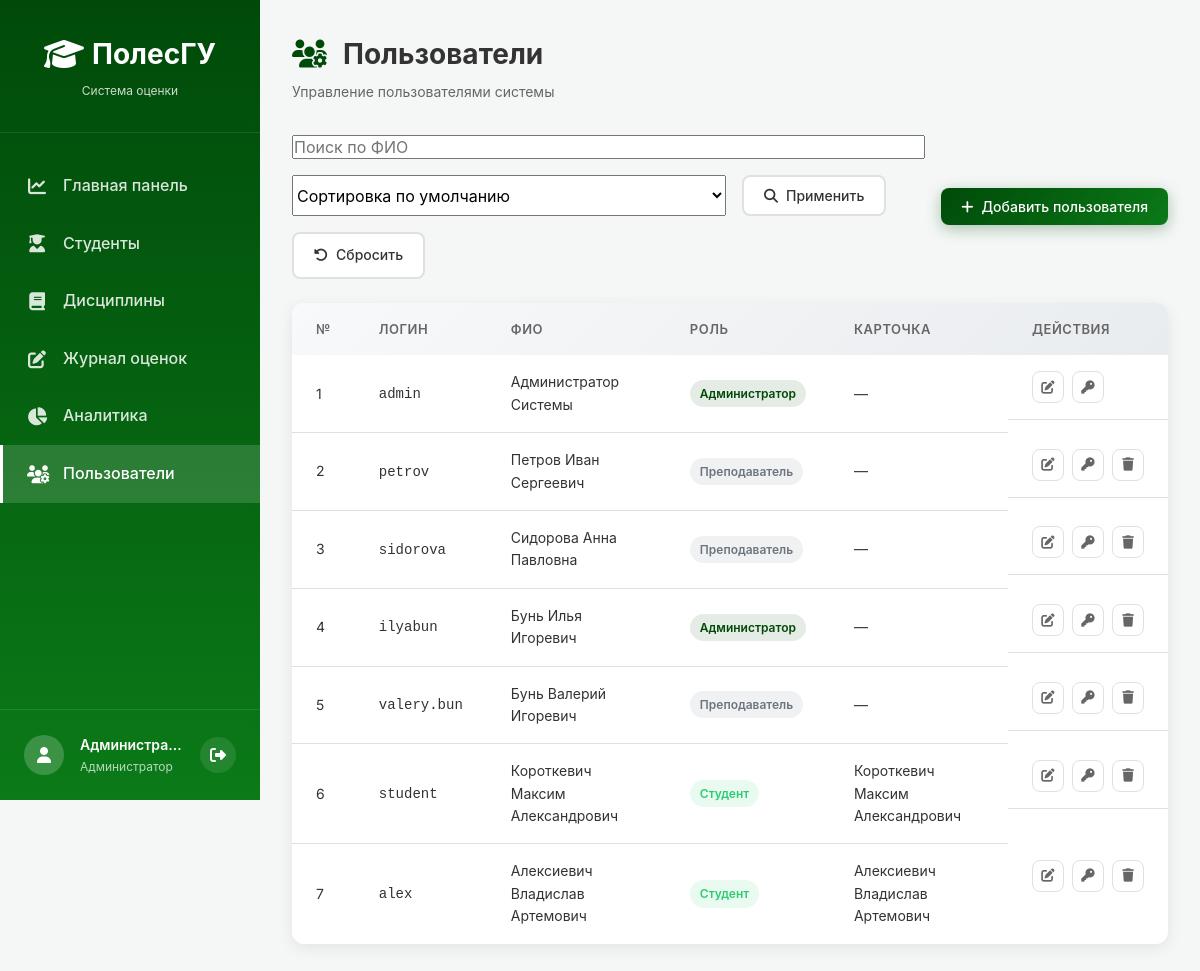
/index.php?module=users (signed in), run on the app's committed database.
### tables this page shows
CREATE TABLE users (
        id INTEGER PRIMARY KEY AUTOINCREMENT,
        login TEXT UNIQUE NOT NULL,
        password TEXT NOT NULL,
        role TEXT NOT NULL DEFAULT 'teacher', -- 'admin' или 'teacher'
        full_name TEXT NOT NULL
    , student_id INTEGER DEFAULT NULL);

CREATE TABLE students (
        id INTEGER PRIMARY KEY AUTOINCREMENT,
        group_id INTEGER NOT NULL,
        full_name TEXT NOT NULL,
        birth_date TEXT,
        status TEXT DEFAULT 'active', -- 'active' или 'expelled'
        FOREIGN KEY (group_id) REFERENCES groups(id) ON DELETE CASCADE
    );

### config/functions.php (called while the page is built, shortened)
<?php
function escape($string) {
    return htmlspecialchars($string, ENT_QUOTES, 'UTF-8');
}
?>

### modules/users/index.php (the view, shortened to what this page needs)
<?php
require_once __DIR__ . '/../../config/functions.php';
$pdo = getDB();
$searchQuery = trim($_GET['search'] ?? '');
$sortRole = trim($_GET['sort_role'] ?? 'default');
$sql = "SELECT u.*, s.full_name as linked_student_name
        FROM users u
        LEFT JOIN students s ON u.student_id = s.id";
$params = [];
if ($sortRole === 'role') {
    $sql .= " ORDER BY CASE u.role
                    WHEN 'admin' THEN 1
                    WHEN 'teacher' THEN 2
                    WHEN 'student' THEN 3
                    ELSE 4
                END ASC, u.full_name ASC";
} else {
    $sql .= " ORDER BY u.id ASC";
}
$stmt = $pdo->prepare($sql);
$stmt->execute($params);
$users = $stmt->fetchAll();
include __DIR__ . '/../../includes/header.php';
include __DIR__ . '/../../includes/sidebar.php';
?>
<main class="main-content">
    <div class="page-header">
        <h1><i class="fas fa-users-cog"></i> Пользователи</h1>
        <p>Управление пользователями системы</p>
    </div>
    <div class="actions-bar">
        <form method="GET" class="filter-form users-filter-form">
            <input type="text" name="search" placeholder="Поиск по ФИО" value="<?= escape($searchQuery) ?>">
            <select name="sort_role">
                <option value="default" <?= $sortRole === 'default' ? 'selected' : '' ?>>Сортировка по умолчанию</option>
            </select>
            <button type="submit" class="btn btn-secondary">
                <i class="fas fa-search"></i> Применить
            </button>
            <a href="/index.php?module=users" class="btn btn-secondary">
                <i class="fas fa-rotate-left"></i> Сбросить
            </a>
        </form>
        <button class="btn btn-primary" onclick="openAddModal()">
            <i class="fas fa-plus"></i> Добавить пользователя
        </button>
    </div>
    <div class="table-card">
        <div class="table-body">
            <table class="data-table">
                <thead>
                    <tr>
                        <th>№</th>
                        <th>Логин</th>
                        <th>ФИО</th>
                        <th>Роль</th>
                        <th>Карточка</th>
                        <th>Действия</th>
                    </tr>
                </thead>
                <tbody>
                    <?php foreach ($users as $index => $user): ?>
                    <tr>
                        <td><?= $index + 1 ?></td>
                        <td><code><?= escape($user['login']) ?></code></td>
                        <td><?= escape($user['full_name']) ?></td>
                        <td>
                            <?php if ($user['role'] === 'admin'): ?>
                            <span class="badge badge-primary">Администратор</span>
                            <?php elseif ($user['role'] === 'student'): ?>
                            <span class="badge badge-success">Студент</span>
                            <?php else: ?>
                            <span class="badge badge-secondary">Преподаватель</span>
                            <?php endif; ?>
                        </td>
                        <td><?= $user['role'] === 'student' && $user['linked_student_name'] ? escape($user['linked_student_name']) : '—' ?></td>
                        <td class="actions">
                            <button class="btn-icon" onclick="editUser(<?= htmlspecialchars(json_encode($user)) ?>)" title="Редактировать">
                                <i class="fas fa-edit"></i>
                            </button>
                            <button class="btn-icon" onclick="changePassword(<?= $user['id'] ?>, '<?= escape($user['login']) ?>')" title="Сменить пароль">
                                <i class="fas fa-key"></i>
                            </button>
                            <?php if ($user['id'] !== $_SESSION['user_id']): ?>
                            <button class="btn-icon btn-danger" onclick="deleteUser(<?= $user['id'] ?>, '<?= escape($user['login']) ?>')" title="Удалить">
                                <i class="fas fa-trash"></i>
                            </button>
                            <?php endif; ?>
                        </td>
                    </tr>
                    <?php endforeach; ?>
                </tbody>
            </table>
        </div>
    </div>
</main>
<?php include __DIR__ . '/../../includes/footer.php'; ?>

### data on the page
users: login "admin", full_name "Администратор Системы", role "Администратор"
users: login "petrov", full_name "Петров Иван Сергеевич", role "Преподаватель"
users: login "sidorova", full_name "Сидорова Анна Павловна", role "Преподаватель"
users: login "ilyabun", full_name "Бунь Илья Игоревич", role "Администратор"
users: login "valery.bun", full_name "Бунь Валерий Игоревич", role "Преподаватель"
users: login "student", full_name "Короткевич Максим Александрович", role "Студент", student.full_name "Короткевич Максим Александрович"
users: login "alex", full_name "Алексиевич Владислав Артемович", role "Студент", student.full_name "Алексиевич Владислав Артемович"

### other printed values
$_SESSION['full_name'] "Администра…"
getRoleLabel($_SESSION['role']) "Администратор"
